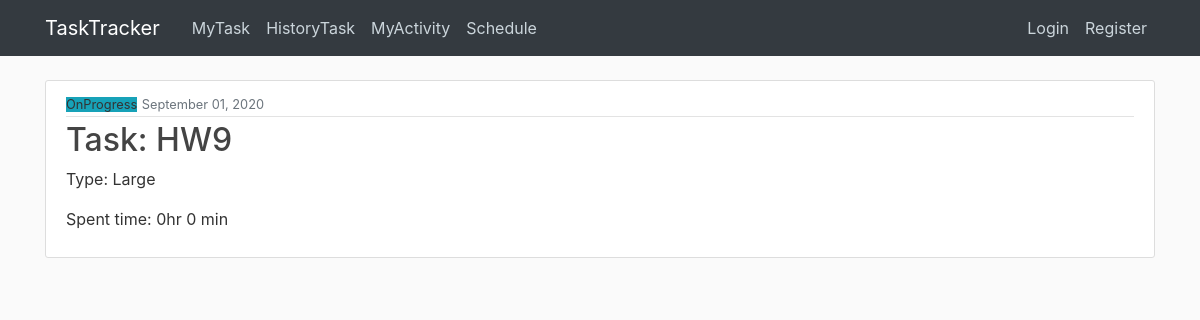
The page /task/40/ on the database its author committed.
### main/models.py (models this page shows, shortened)
class Task(models.Model):
    MY_CHOICES = (
        ('Small', 'Small'),
        ('Middle', 'Middle'),
        ('Large', 'Large'),
    )
    STATUS_CHOICES = (
    ('OnProgress', 'OnProgress'),
    ('Done', 'Done'),
)
    taskname= models.CharField(max_length=100)
    tasktype= models.CharField(max_length=10,choices=MY_CHOICES)
    duedate= models.DateField(default=timezone.now)
    spenthour= models.PositiveIntegerField(default=0,validators=[MinValueValidator(0), MaxValueValidator(100)])
    spentmin= models.PositiveIntegerField(default=0,validators=[MinValueValidator(0), MaxValueValidator(60)])
    status= models.CharField(max_length=20,choices=STATUS_CHOICES,default="OnProgress")
    taskuser =models.ForeignKey(User, on_delete=models.CASCADE)
    donedate= models.DateField(null=True)
    ontime_late=models.CharField(max_length=100,default="Ontime")
    objects = models.Manager()

### main/views.py (the view)
# urls.py: path('task/<int:pk>/', TaskDetailView.as_view(),name='task-detail'),
class TaskDetailView(DetailView):
    model = Task

### main/templates/main/task_detail.html (shortened to what this page needs)
{% extends "main/base.html" %}
{% block content %}
<article class="media content-section">
  <div class="media-body">
    <div class="article-metadata">
      {% if task.status == "Done"%}
      <small class="bg-success">{{ object.status}}</small>
        {%else%}
        <small class="bg-info">{{ object.status}}</small>
      {%endif%}
      <small class="text-muted">{{ object.duedate|date:"F d, Y" }}</small>
    </div>
    <h2 class="article-title">Task: {{ object.taskname }}</h2>
    <p class="article-content">Type: {{ object.tasktype }}</p>
    <p class="article-content">Spent time: {{ object.spenthour }}hr {{ object.spentmin }} min</p>
  </div>
</article>
{% endblock content %}

### main/static/main/main.css (style rules this page uses)
body { background: #fafafa; color: #333333; margin-top: 5rem; }
h1, h2, h3, h4, h5, h6 { color: #444444; }
.content-section { background: #ffffff; padding: 10px 20px; border: 1px solid #dddddd; border-radius: 3px; margin-bottom: 20px; }
.article-title { color: #444444; }
.article-content { white-space: pre-line; }
.article-metadata { padding-bottom: 1px; margin-bottom: 4px; border-bottom: 1px solid #e3e3e3 }

### rows shown on the page
Task: status "OnProgress", duedate "September 01, 2020", taskname "HW9", tasktype "Large", spenthour "0", spentmin "0"
